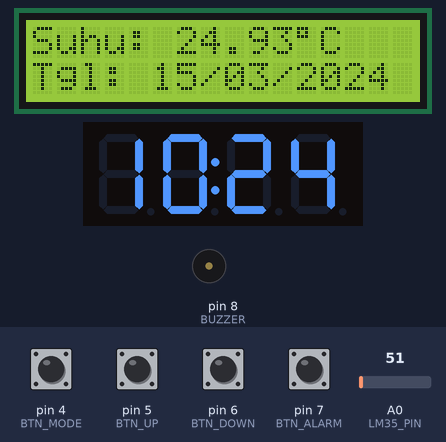
A sketch run on a simulated Arduino Uno, built with avr-gcc and run on an emulated ATmega328P. Shown: 16×2 character LCD, 4-digit seven-segment display, buzzer (waves = sounding, pin HIGH). Wiring (inferred from the names in the program): DS3231 clock at I2C address 0x68. The test bench sets the inputs (shaded band); at power-on: pin 4 (BTN_MODE), pin 5 (BTN_UP), pin 6 (BTN_DOWN), pin 7 (BTN_ALARM) HIGH, A0 (LM35_PIN) = 51. The local clock reads 2024-03-15 10:24:30 at power-on unless the sketch sets it; EEPROM starts erased.

Above: at 1.2 s.
1.3 s: pin 7 (BTN_ALARM) pulled LOW for 0.15 s
At 5.1 s:
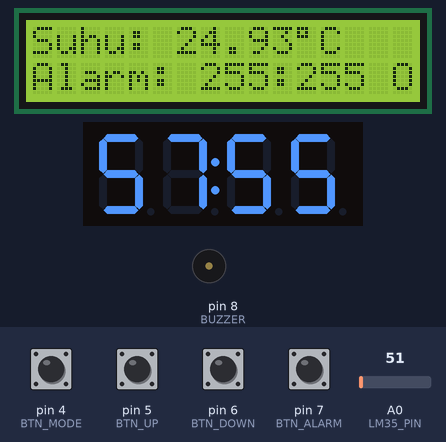
5.2 s: pin 7 (BTN_ALARM) pulled LOW for 1 s
At 6.4 s:
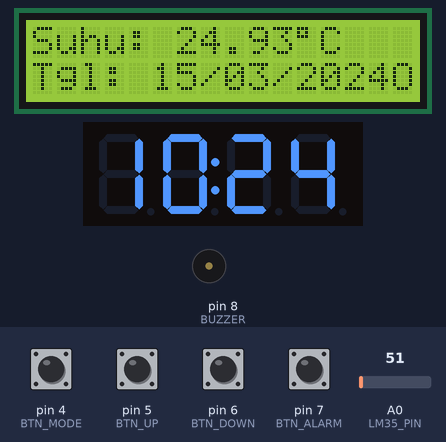
9.8 s: pin 5 (BTN_UP) pulled LOW for 0.15 s
At 13.3 s:
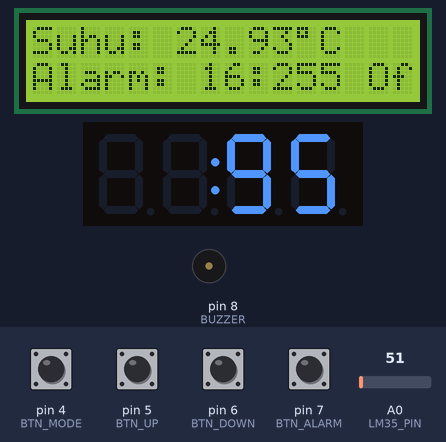
13.4 s: pin 7 (BTN_ALARM) pulled LOW for 0.15 s
At 14.4 s:
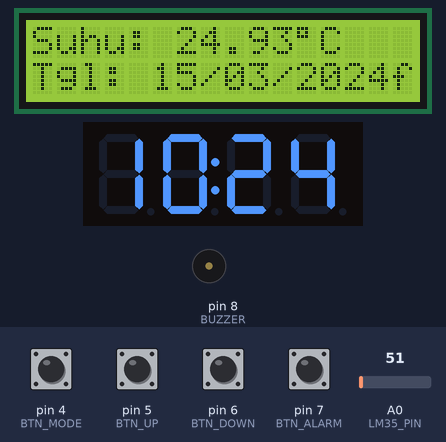
15.5 s: pin 7 (BTN_ALARM) pulled LOW for 0.15 s
At 19.8 s:
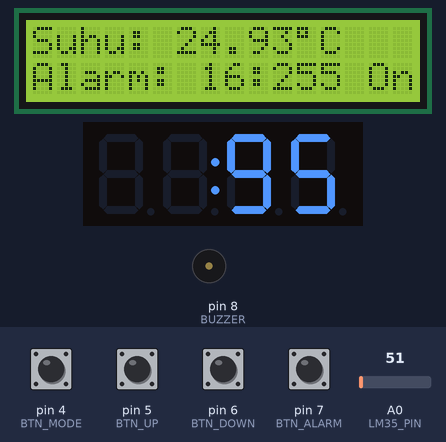
19.9 s: pin 7 (BTN_ALARM) pulled LOW for 1 s
At 21.0 s:
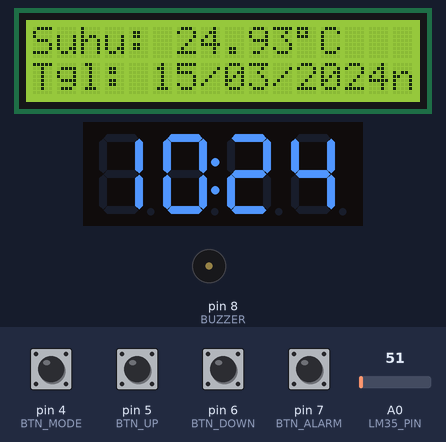
Timing chart, 0 to 22.9 s (numbered marks = the images above; inputs shaded):
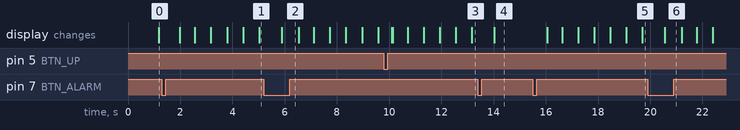

Measured:
- after the input at 1.3 s, the display: first changes after 0.69 s (image 1 shows a later state)
- after the input at 5.2 s, the display: changes after 0.69 s (image 2)
- after the input at 9.8 s, the display: first changes after 0.29 s (image 3 shows a later state)
- after the input at 13.4 s, the display: changes after 0.63 s (image 4)
- after the input at 15.5 s, the display: changes after 0.56 s (image 5)
- after the input at 19.9 s, the display: changes after 0.66 s (image 6)

The sketch:

Membuat-Jam-Digital.ino
```cpp
// --- LIBRARY ---
#include <Wire.h>
#include <TM1637Display.h>
#include <LiquidCrystal_I2C.h>
#include <EEPROM.h>

// --- PIN DEFINISI ---
#define CLK 2
#define DIO 3
#define BTN_MODE 4
#define BTN_UP 5
#define BTN_DOWN 6
#define BTN_ALARM 7
#define BUZZER 8
#define LM35_PIN A0

// --- OBJEK ---
TM1637Display display(CLK, DIO);
LiquidCrystal_I2C lcd(0x27, 16, 2);

// --- VARIABEL WAKTU ---
byte second, minute, hour, dayOfWeek, dayOfMonth, month, year;

// --- VARIABEL LOGIKA ---
unsigned long buttonPressStart = 0;
bool modePressed = false;
bool settingMode = false;
bool alarmSetMode = false;
byte editStep = 0;
bool modeLongPressTriggered = false;

unsigned long blinkTimer = 0;
bool blinkState = true;

int setHour, setMinute, setDay, setMonth, setYear;

// --- ALARM ---
int alarmHour = 6;
int alarmMinute = 30;
bool alarmActive = false;
bool alarmRinging = false;
unsigned long alarmStart = 0;

// --- SUHU ---
unsigned long tempDisplayTimer = 0;
float cachedTemp = 0;

void setup() {
  Serial.begin(9600);
  Wire.begin();
  display.setBrightness(7);
  lcd.init();
  lcd.backlight();

  pinMode(BTN_MODE, INPUT_PULLUP);
  pinMode(BTN_UP, INPUT_PULLUP);
  pinMode(BTN_DOWN, INPUT_PULLUP);
  pinMode(BTN_ALARM, INPUT_PULLUP);
  pinMode(BUZZER, OUTPUT);
  digitalWrite(BUZZER, LOW);

  alarmHour = EEPROM.read(0);
  alarmMinute = EEPROM.read(1);
  alarmActive = EEPROM.read(2);
}

void loop() {
  if (!settingMode && !alarmSetMode) {
    readDS3231time(&second, &minute, &hour, &dayOfWeek, &dayOfMonth, &month, &year);
  }

  handleButtons();

  unsigned long now = millis();
  if (now - blinkTimer >= 500) {
    blinkTimer = now;
    blinkState = !blinkState;
  }

  if (alarmSetMode || (settingMode && editStep < 2)) {
    uint8_t segments[4];
    int showHour = settingMode ? setHour : alarmHour;
    int showMinute = settingMode ? setMinute : alarmMinute;

    if (blinkState) {
      display.showNumberDecEx(showHour * 100 + showMinute, 0b01000000, true);
    } else {
      if (editStep == 0) {
        segments[0] = segments[1] = 0x00;
        segments[2] = display.encodeDigit(showMinute / 10);
        segments[3] = display.encodeDigit(showMinute % 10);
      } else if (editStep == 1) {
        segments[0] = display.encodeDigit(showHour / 10);
        segments[1] = display.encodeDigit(showHour % 10);
        segments[2] = segments[3] = 0x00;
      }
      segments[1] |= 0x80;
      display.setSegments(segments);
    }
  } else {
    display.showNumberDecEx(hour * 100 + minute, 0b01000000, true);
  }

  if (millis() - tempDisplayTimer > 1000) {
    cachedTemp = analogRead(LM35_PIN) * 5.0 / 1023.0 * 100;
    tempDisplayTimer = millis();
  }

  lcd.setCursor(0, 0);
  lcd.print("Suhu: ");
  lcd.print(cachedTemp);
  lcd.write(byte(223));
  lcd.print("C   ");

  lcd.setCursor(0, 1);
  if (settingMode) {
    lcd.print("Set: ");
    lcd.print(setDay < 10 ? "0" : ""); lcd.print(setDay); lcd.print("/");
    lcd.print(setMonth < 10 ? "0" : ""); lcd.print(setMonth); lcd.print("/");
    lcd.print("20");
    lcd.print(setYear < 10 ? "0" : ""); lcd.print(setYear);
  } else if (alarmSetMode) {
    lcd.print("Alarm: ");
    if (alarmHour < 10) lcd.print("0");
    lcd.print(alarmHour);
    lcd.print(":");
    if (alarmMinute < 10) lcd.print("0");
    lcd.print(alarmMinute);
    lcd.print(alarmActive ? " On " : " Off");
  } else {
    lcd.print("Tgl: ");
    if (dayOfMonth < 10) lcd.print("0");
    lcd.print(dayOfMonth);
    lcd.print("/");
    if (month < 10) lcd.print("0");
    lcd.print(month);
    lcd.print("/20");
    if (year < 10) lcd.print("0");
    lcd.print(year);
  }

  if (hour == alarmHour && minute == alarmMinute && second == 0 && alarmActive && !alarmRinging) {
    tone(BUZZER, 1000);
    alarmRinging = true;
    alarmStart = millis();
  }

  if (alarmRinging && millis() - alarmStart >= 20000) {
    noTone(BUZZER);
    alarmRinging = false;
  }

  delay(100);
}

void handleButtons() {
  static bool lastModeState = HIGH;
  bool currentModeState = digitalRead(BTN_MODE);

  if (currentModeState == LOW && lastModeState == HIGH) {
    buttonPressStart = millis();
    modePressed = true;
    modeLongPressTriggered = false;
  }

  if (modePressed && currentModeState == LOW && !settingMode && !alarmSetMode) {
    if ((millis() - buttonPressStart > 1000) && !modeLongPressTriggered) {
      settingMode = true;
      setHour = hour;
      setMinute = minute;
      setDay = dayOfMonth;
      setMonth = month;
      setYear = year;
      editStep = 0;
      modeLongPressTriggered = true;
    }
  }

  if (currentModeState == HIGH && lastModeState == LOW) {
    modePressed = false;
  }

  if (settingMode) {
    if (digitalRead(BTN_UP) == LOW) {
      if (editStep == 0) setHour = (setHour + 1) % 24;
      else if (editStep == 1) setMinute = (setMinute + 1) % 60;
      else if (editStep == 2) setDay = constrain(setDay + 1, 1, 31);
      else if (editStep == 3) setMonth = constrain(setMonth + 1, 1, 12);
      else if (editStep == 4) setYear = (setYear + 1) % 100;
      delay(200);
    }
    if (digitalRead(BTN_DOWN) == LOW) {
      if (editStep == 0) setHour = (setHour + 23) % 24;
      else if (editStep == 1) setMinute = (setMinute + 59) % 60;
      else if (editStep == 2) setDay = constrain(setDay - 1, 1, 31);
      else if (editStep == 3) setMonth = constrain(setMonth - 1, 1, 12);
      else if (editStep == 4) setYear = (setYear + 99) % 100;
      delay(200);
    }
    if (digitalRead(BTN_MODE) == LOW && lastModeState == HIGH) {
      editStep = (editStep + 1) % 5;
      delay(300);
    }
    if (digitalRead(BTN_ALARM) == LOW) {
      setDS3231time(0, setMinute, setHour, dayOfWeek, setDay, setMonth, setYear);
      settingMode = false;
      delay(300);
    }
  } else if (digitalRead(BTN_ALARM) == LOW && !alarmSetMode) {
    alarmSetMode = true;
    editStep = 0;
    delay(500);
  } else if (alarmSetMode) {
    if (digitalRead(BTN_UP) == LOW) {
      if (editStep == 0) alarmHour = (alarmHour + 1) % 24;
      else if (editStep == 1) alarmMinute = (alarmMinute + 1) % 60;
      delay(200);
    }
    if (digitalRead(BTN_DOWN) == LOW) {
      if (editStep == 0) alarmHour = (alarmHour + 23) % 24;
      else if (editStep == 1) alarmMinute = (alarmMinute + 59) % 60;
      delay(200);
    }
    if (digitalRead(BTN_MODE) == LOW && lastModeState == HIGH) {
      editStep = (editStep + 1) % 2;
      delay(300);
    }
    if (digitalRead(BTN_ALARM) == LOW) {
      alarmActive = !alarmActive;
      if (alarmActive) {
        EEPROM.write(0, alarmHour);
        EEPROM.write(1, alarmMinute);
      }
      EEPROM.write(2, alarmActive);
      alarmSetMode = false;
      editStep = 0;
      delay(500);
    }
  }

  lastModeState = currentModeState;
}

byte decToBcd(byte val) {
  return (val / 10 * 16 + val % 10);
}

byte bcdToDec(byte val) {
  return (val / 16 * 10 + val % 16);
}

void readDS3231time(byte *second, byte *minute, byte *hour, byte *dayOfWeek, byte *dayOfMonth, byte *month, byte *year) {
  Wire.beginTransmission(0x68);
  Wire.write(0);
  Wire.endTransmission();
  Wire.requestFrom(0x68, 7);
  *second = bcdToDec(Wire.read() & 0x7f);
  *minute = bcdToDec(Wire.read());
  *hour = bcdToDec(Wire.read() & 0x3f);
  *dayOfWeek = bcdToDec(Wire.read());
  *dayOfMonth = bcdToDec(Wire.read());
  *month = bcdToDec(Wire.read());
  *year = bcdToDec(Wire.read());
}

void setDS3231time(byte second, byte minute, byte hour, byte dayOfWeek, byte dayOfMonth, byte month, byte year) {
  Wire.beginTransmission(0x68);
  Wire.write(0);
  Wire.write(decToBcd(second));
  Wire.write(decToBcd(minute));
  Wire.write(decToBcd(hour));
  Wire.write(decToBcd(dayOfWeek));
  Wire.write(decToBcd(dayOfMonth));
  Wire.write(decToBcd(month));
  Wire.write(decToBcd(year));
  Wire.endTransmission();
}
```
